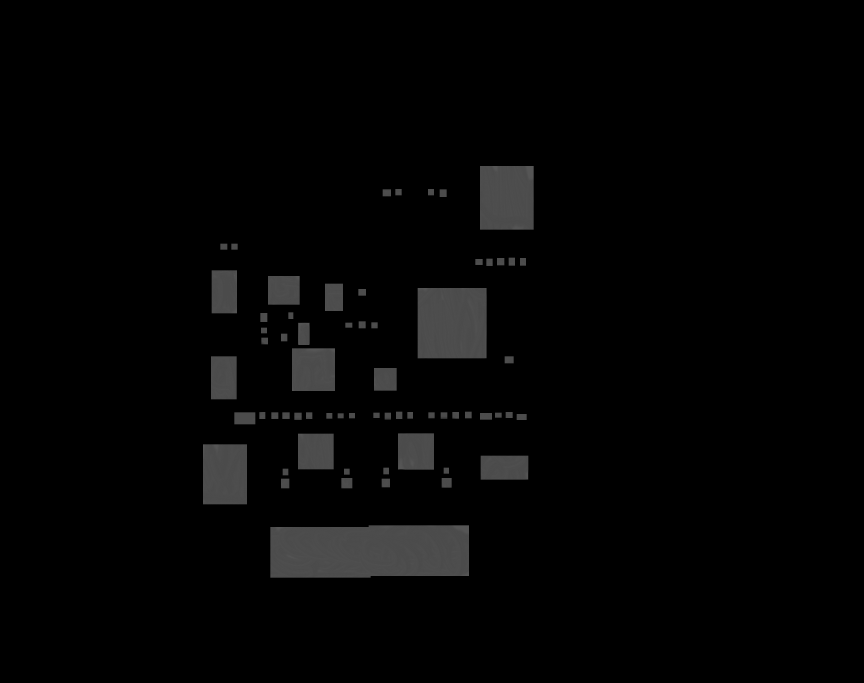
#> input picture playground/inspection/support/covers/drawcore.png, 2592 x 2048 px, given in place of drawcore.bmp, which was not available (shown at 1/3 size)
$ jupyter execute --allow-errors eval_wavelet_transformation.ipynb   (text cells are left out)
#> lines starting #> are read from the running program, lines starting #| are printed output that depends on the picture; after the words box and inside, x2 and y2 are one past the last pixel; in counts of white or black regions, pixels touching at a corner belong together; pictures that were not available may be replaced by others from this repository, and a replacement may not be noted
### playground/inspection/support/utils.py
import cv2 as cv
import numpy as np


def cut(im: np.ndarray, cv_stat_value):
    # Function parse CV connected component detection statics (values)
    # to cut out component from provided image
    t = cv_stat_value[cv.CC_STAT_TOP]
    l = cv_stat_value[cv.CC_STAT_LEFT]

    w = cv_stat_value[cv.CC_STAT_WIDTH]
    h = cv_stat_value[cv.CC_STAT_HEIGHT]

    return im[t : t + h, l : l + w]


# [24 lines left out: functions highlight, inpaint, not called in this run]


def highpass(img, sigma):
    return img - cv.GaussianBlur(img, (0, 0), sigma) + 127


# [23 lines left out: functions extract, extract_with_mask, not called in this run]


def align(im, template):
    # Function perform alingment of two images using ORB algorithm (open source alternative for SURF)

    # Use ORB to detect keypoints and extract (binary) local
    # invariant features
    orb = cv.ORB_create(1000)

    (kpsA, descsA) = orb.detectAndCompute(im, None)
    (kpsB, descsB) = orb.detectAndCompute(template, None)

    # Match the features
    method = cv.DESCRIPTOR_MATCHER_BRUTEFORCE_HAMMING
    matcher = cv.DescriptorMatcher_create(method)
    matches = matcher.match(descsA, descsB, None)

    # Sort the matches by their distance (the smaller the distance,
    # the "more similar" the features are)
    matches = sorted(matches, key=lambda x: x.distance)
    # keep only the top matches
    keep = int(len(matches) * 0.5)
    matches = matches[:keep]

    # Check to see if we should visualize the matched keypoints
    # matchedVis = cv.drawMatches(im, kpsA, template, kpsB, matches, None)
    # matchedVis = imutils.resize(matchedVis, width=1000)
    # imshow(matchedVis)

    # Allocate memory for the keypoints (x, y)-coordinates from the
    # top matches -- we'll use these coordinates to compute our
    # homography matrix
    pts_a = np.zeros((len(matches), 2), dtype="float")
    pts_b = np.zeros((len(matches), 2), dtype="float")
    # Loop over the top matches
    for i, m in enumerate(matches):
        # indicate that the two keypoints in the respective images
        # map to each other
        pts_a[i] = kpsA[m.queryIdx].pt
        pts_b[i] = kpsB[m.trainIdx].pt

    # Compute the homography matrix between the two sets of matched
    # points
    (H, mask) = cv.findHomography(pts_a, pts_b, method=cv.RANSAC)
    # Use the homography matrix to align the images
    (h, w) = template.shape[:2]
    im = cv.warpPerspective(im, H, (w, h))
    # Return the aligned image
    return im


# [107 lines left out: functions confusion_matrix, display_truth_ratio, image_to_square_box, trim_zero_rows_and_cols, pad_array, not called in this run]

### playground/inspection/metrics/eval_wavelet_transformation.ipynb
[cell 1]
import os
import cv2 as cv
import numpy as np
from skimage.io import imshow

from inspection.support.utils import cut, align, extract_with_mask, highlight, inpaint, highpass

[cell 2]
source_folder = (
    "/media/egor/T7/vut_dp_project_workspace/assets/datasets/custom_structured"
)
targets = [
    "24_drawcore_um_16mm_f8_4580",
    "25_drawcore_um_16mm_f8_3110",
    "26_drawcore_um_16mm_f8_5236",
]

# Image to perform inspection against
template_original = cv.cvtColor(
    cv.imread("inspection/support/um_camera/drawcore.bmp"),
    cv.COLOR_BGR2GRAY,
)
#> template_original: shape (2048, 2592); min 0, max 91, mean 4.4
# Image with components covered
template_cover = cv.cvtColor(
    cv.imread("inspection/support/covers/drawcore_2.png"),
    cv.COLOR_BGR2GRAY,
)
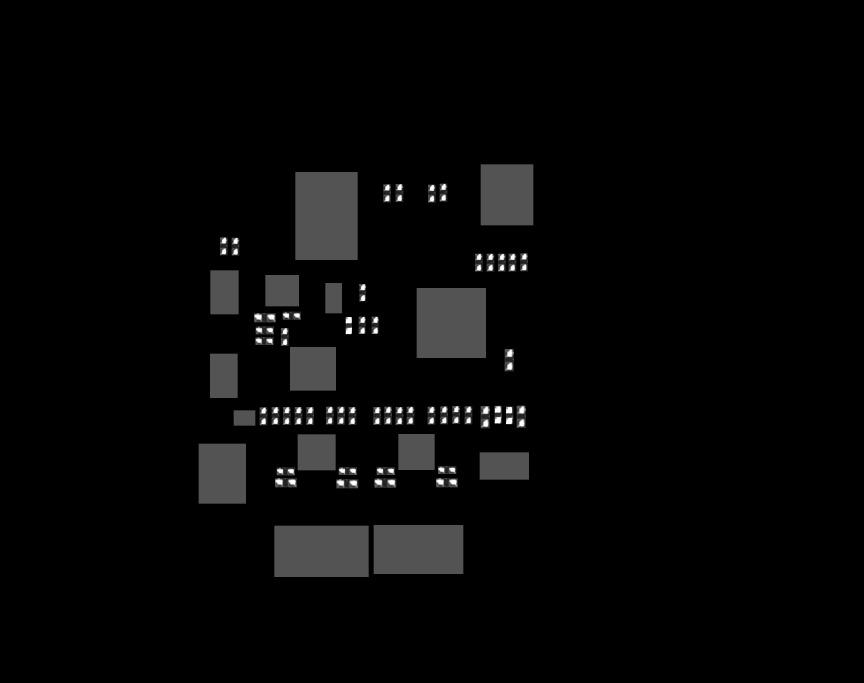
#> input picture playground/inspection/support/covers/drawcore_2.png, 2592 x 2048 px, found by its file name (shown at 1/3 size)
#> template_cover: shape (2048, 2592); min 0, max 255, mean 6.5
template_cover_original = cv.cvtColor(
    cv.imread("inspection/support/um_camera/drawcore.bmp"),
    cv.COLOR_BGR2GRAY,
)
imshow(np.hstack([template_cover, template_cover_original]))
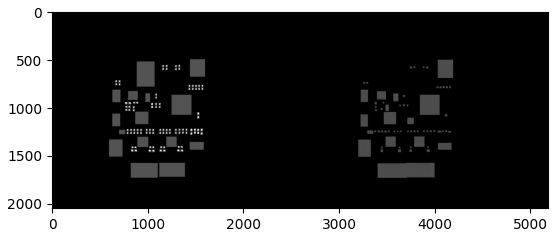
#> figure drawn by matplotlib, 1 panel

[cell 3]
im = template_original
im = align(im, template_cover_original)
#> in align, `(kpsA, descsA) = orb.detectAndCompute(im, None)`: kpsA = 1000 keypoints; strongest (x, y, size): (710, 937, 31), (1254, 865, 37.2), (989, 1247, 111.1), (976, 932, 31)
#> in align, `(kpsB, descsB) = orb.detectAndCompute(template, None)`: kpsB has the same summary as kpsA
#> in align, `matches = matcher.match(descsA, descsB, None)`: matches = 1000 matches
#> in align, `keep = int(len(matches) * 0.5)`: keep = 500
#> in align, `matches = matches[:keep]`: matches = 500 matches
#> in align, `pts_a = np.zeros((len(matches), 2), dtype="float")`: pts_a = 500 pairs, first value 0 to 0, second value 0 to 0
#> after the loop in align, `for i, m in enumerate(matches):`: pts_a = 500 pairs, first value 609.1 to 1599.6, second value 498 to 1732; pts_b has the same summary as pts_a
#> in align, `(H, mask) = cv.findHomography(pts_a, pts_b, method=cv.RANSAC)`: H = [[1, -7.16e-16, 3.88e-13], [-1.01e-16, 1, 1.15e-12], [-2.22e-20, -6.09e-19, 1]]; mask = 500 values from 1 to 1

# Blur to vanish texture defects
im = cv.medianBlur(im, 55)

# Arbitrary selected global threshold to separate background
val, im = cv.threshold(im, 40, 255, cv.THRESH_BINARY)
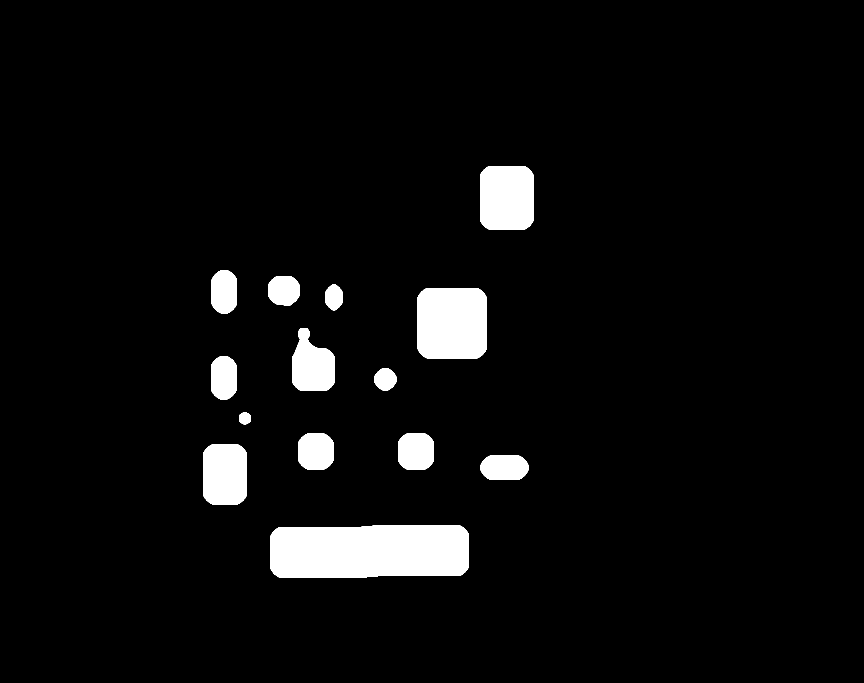
#> im: shape (2048, 2592) (shown at 1/3 size); 5% white; 14 white regions, largest, box (x1, y1, x2, y2) and area: (811, 1576, 1407, 1733) 89450, (1253, 864, 1460, 1075) 42505, (1440, 498, 1601, 689) 29579

analysis = cv.connectedComponentsWithStats(im, cv.CV_32S)
(_, _, values, _) = analysis
#> values = 15 rows, first 6: [0, 0, 2592, 2048, 5044565], [1440, 498, 161, 191, 29579], [635, 811, 76, 129, 8632], [804, 828, 95, 88, 7055], [975, 852, 54, 80, 3256], [1253, 864, 207, 211, 42505]

# Select the biggest connected component (PCB desk)
mx, mxi = 0, 0
for i, value in enumerate(values):
    area = value[cv.CC_STAT_AREA]
    if area >= mx:
        mxi = i
#> this loop made 15 passes
#> (value, area) on passes 1 to 12: ([0, 0, 2592, 2048, 5044565], 5044565), ([1440, 498, 161, 191, 29579], 29579), ([635, 811, 76, 129, 8632], 8632), ([804, 828, 95, 88, 7055], 7055), ([975, 852, 54, 80, 3256], 3256), ([1253, 864, 207, 211, 42505], 42505), ([876, 985, 129, 188, 17532], 17532), ([633, 1069, 77, 129, 8761], 8761), ([1122, 1104, 68, 68, 3452], 3452), ([718, 1237, 35, 36, 1040], 1040), ([894, 1301, 107, 107, 10277], 10277), ([1194, 1300, 108, 109, 10600], 10600)

REMOVE_BACKGROUND_VALUE = values[mxi]
#> REMOVE_BACKGROUND_VALUE = [811, 1576, 596, 157, 89450]
im = cut(align(template_original, template_cover_original),
         REMOVE_BACKGROUND_VALUE)
#> in align (call 2), `matches = matcher.match(descsA, descsB, None)`: matches = 1000 matches
#> in align (call 2), `matches = matches[:keep]`: matches = 500 matches
#> in cut, `t = cv_stat_value[cv.CC_STAT_TOP]`: t = 1576
#> in cut, `l = cv_stat_value[cv.CC_STAT_LEFT]`: l = 811
#> in cut, `w = cv_stat_value[cv.CC_STAT_WIDTH]`: w = 596
#> in cut, `h = cv_stat_value[cv.CC_STAT_HEIGHT]`: h = 157
#> in cut, `return im[t : t + h, l : l + w]`:
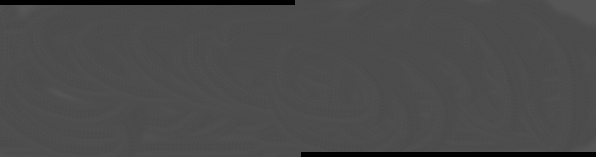
#> returned value: shape (157, 596); min 0, max 85, mean 74.2

imshow(im)

[cell 4]
template_cover_reduced = cut(template_cover, REMOVE_BACKGROUND_VALUE)
#> in cut (call 2), `return im[t : t + h, l : l + w]`:
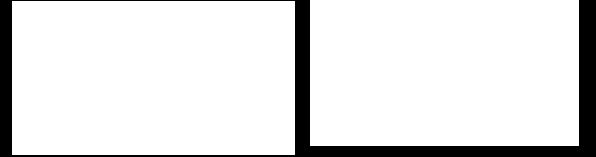
#> returned value: shape (157, 596); values 0 (black) and 83 (white), 88.5% white; 1 black region, box (x1, y1, x2, y2) and area: (0, 0, 596, 157) 10716
template_original_reduced = cut(
    align(template_original, template_cover_original), REMOVE_BACKGROUND_VALUE
)
#> in align (call 3), `matches = matcher.match(descsA, descsB, None)`: matches = 1000 matches
#> in align (call 3), `matches = matches[:keep]`: matches = 500 matches

erase_cover = template_cover_reduced.copy()
erase_cover[erase_cover > 0] = 1
erase_cover = 1 - erase_cover

template_original_reduced = np.multiply(template_original_reduced, erase_cover)
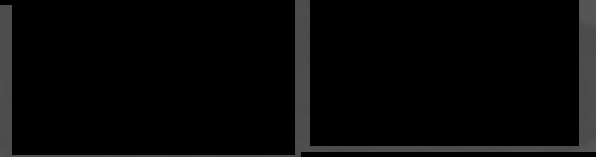
#> template_original_reduced: shape (157, 596); min 0, max 85, mean 7.3
template_original_covered = template_original_reduced + template_cover_reduced

imshow(template_original_covered)

[cell 5]
all_images = []  # [im1, im2, ...]
all_values = []  # [[val1, val2, ...], ...]

template_cover_reduced = template_cover.copy()
template_cover_reduced = cut(template_cover_reduced, REMOVE_BACKGROUND_VALUE)
template_cover_reduced[template_cover_reduced > 0] = 255

#> (the rest of this cell did not finish here and is left out)

[cell 6]
# [81 lines left out: functions iter_average_h, iter_difference_h, iter_average_v, iter_difference_v, dwt, is_component_present, not called in this run]

[cell 7]
image_index = 2
chunk_index = 10

#> (the rest of this cell did not finish here and is left out)

[cell 8]
threshold = 30
allow = 0.05

#> (the rest of this cell did not finish here and is left out)

[cell 9]
template_image = template_original
template_image = align(template_image, template_cover_original)
#> in align (call 4), `matches = matcher.match(descsA, descsB, None)`: matches = 1000 matches
#> in align (call 4), `matches = matches[:keep]`: matches = 500 matches
template_image = cut(template_image, REMOVE_BACKGROUND_VALUE)

template_cover_reduced = template_cover
template_cover_reduced = cut(template_cover_reduced, REMOVE_BACKGROUND_VALUE)

all_inspections = []
for test_image, test_values in zip(all_images, all_values):
    for test_value in test_values:
        test_image_inp = inpaint(template_cover_reduced, test_image, test_value)

        value = test_value.copy()
        value[0] = value[0] - np.random.randint(8, 12)
        value[1] = value[1] - np.random.randint(8, 12)
        value[2] = value[2] + np.random.randint(18, 22)
        value[3] = value[3] + np.random.randint(18, 22)

        test_chunk = cut(test_image, value)
        test_chunk_inp = cut(test_image_inp, value)
        template_chunk = cut(template_image, value)

        inspection = is_component_present(
            test_chunk_inp,
            template_chunk,
            dwt_iter=2,
            binarization_threshold=threshold,
            allowed_difference_percent=allow,
        )
        all_inspections.append(
            [*inspection, test_chunk, test_chunk_inp, template_chunk]
        )
#> after the loop, all_inspections = []

[cell 10]
failed = []
for inspection in all_inspections:
    if inspection[0]:
        failed.append(inspection)
#> this loop made 0 passes
#> after the loop, failed = []
print(len(failed))
#| 0
